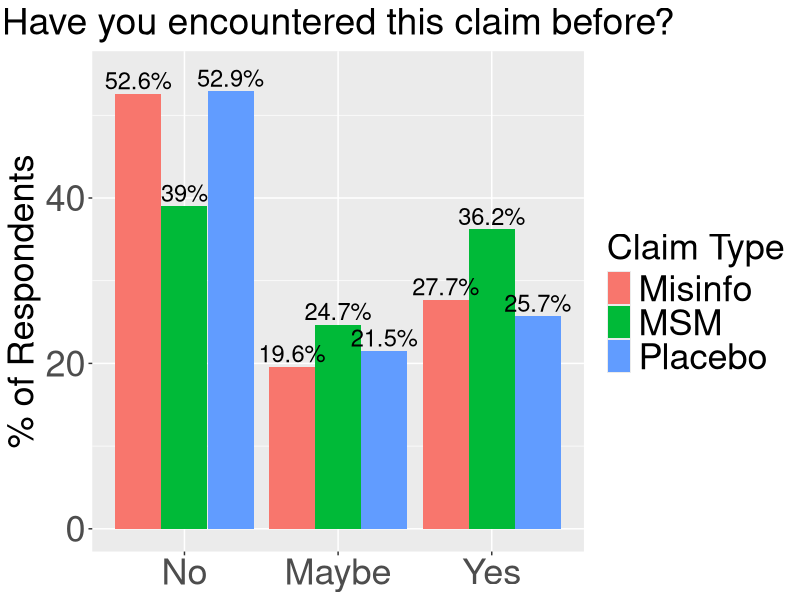
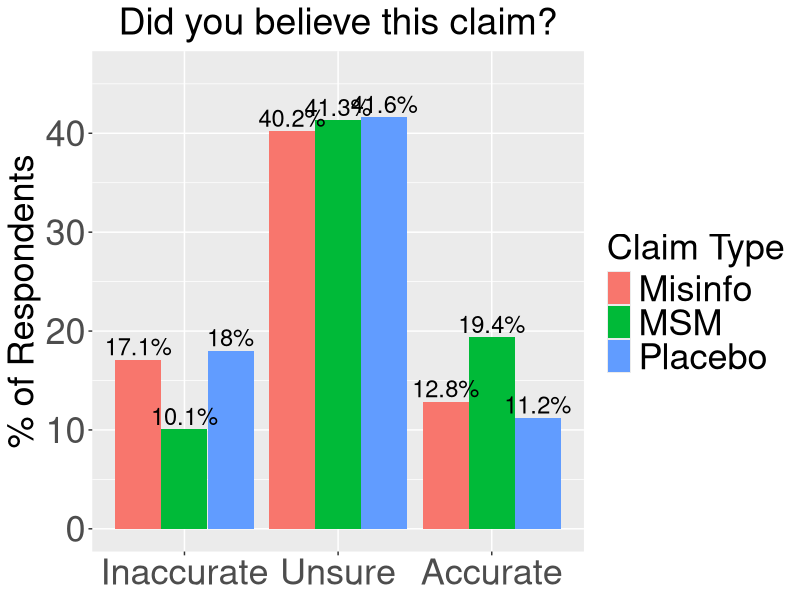
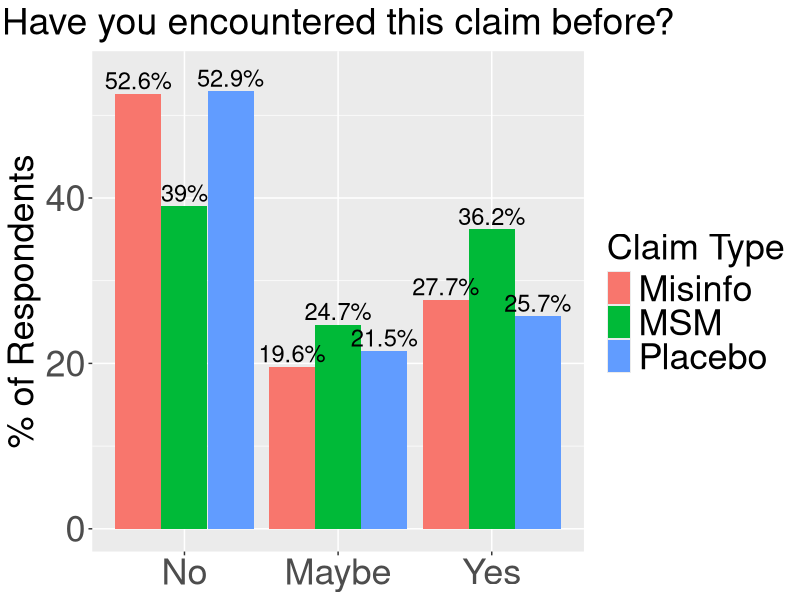
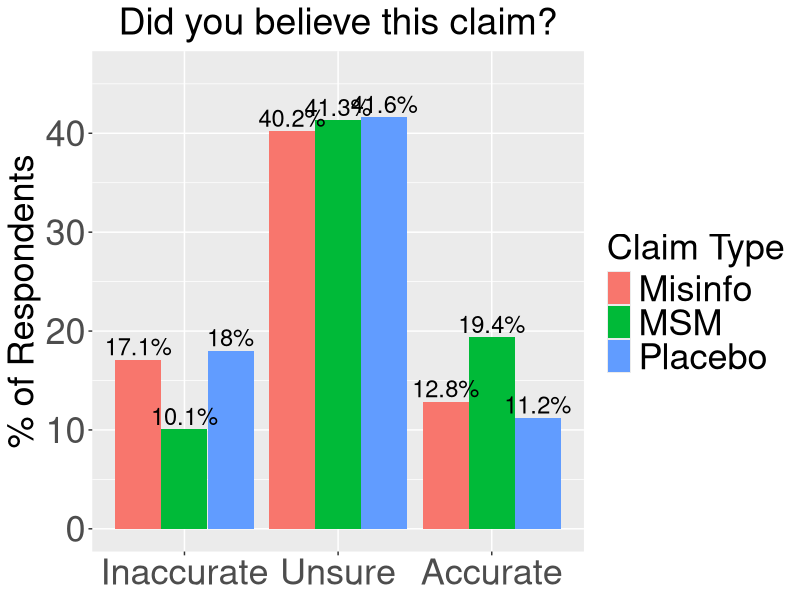

The R source for these figures, in order:
library(ggplot2)


setwd("~/research/misinformation/")
prev_df <- read.csv('./analysis/nigeria/prevalence/prevalence_data.csv')
belief_df <- read.csv('./analysis/nigeria/prevalence/belief_data.csv')

prev_df$prev <- factor(prev_df$prev, levels=c('No', 'Maybe', 'Yes'), ordered=T)
prev_df$percent_freq <- paste0(round(prev_df$freq, 1), '%')
ggplot(prev_df, aes(x=prev, y=freq, fill=group, label=percent_freq)) +
  geom_bar(stat='identity', position='dodge') +
  geom_text(size=6, position=position_dodge(0.9), hjust=0.5, vjust=-0.25) +
  ylab("% of Respondents") +
  labs(fill="Claim Type") +
  coord_cartesian(ylim=c(0,55)) +
  ggtitle('Have you encountered this claim before?') +
  theme(plot.title = element_text(hjust = 0.5, size=27),
        axis.text.x = element_text(size=26),
        axis.text.y = element_text(size=26),
        axis.title.x = element_blank(),
        axis.title.y = element_text(size=26),
        legend.title = element_text(size=26), 
        legend.text = element_text(size=26))
ggsave("./results/nigeria/prevalence/prevalence_by_claim_type.png",  width = 10, height = 6)

belief_df$belief <- factor(belief_df$belief, levels=c('Inaccurate', 'Unsure', 'Accurate'), ordered=T)
belief_df$percent_freq <- paste0(round(belief_df$freq, 1), '%')
ggplot(belief_df, aes(x=belief, y=freq, fill=group, label=percent_freq)) +
  geom_bar(stat='identity', position='dodge') +
  geom_text(size=6, position=position_dodge(0.9), hjust=0.5, vjust=-0.25) +
  ylab("% of Respondents") +
  labs(fill="Claim Type") +
  coord_cartesian(ylim=c(0,46)) +
  ggtitle('Did you believe this claim?') +
  theme(plot.title = element_text(hjust = 0.5, size=27),
        axis.text.x = element_text(size=26),
        axis.text.y = element_text(size=26),
        axis.title.x = element_blank(),
        axis.title.y = element_text(size=26),
        legend.title = element_text(size=26), 
        legend.text = element_text(size=26))
ggsave("./results/nigeria/prevalence/belief_by_claim_type.png",  width = 10, height = 6)
